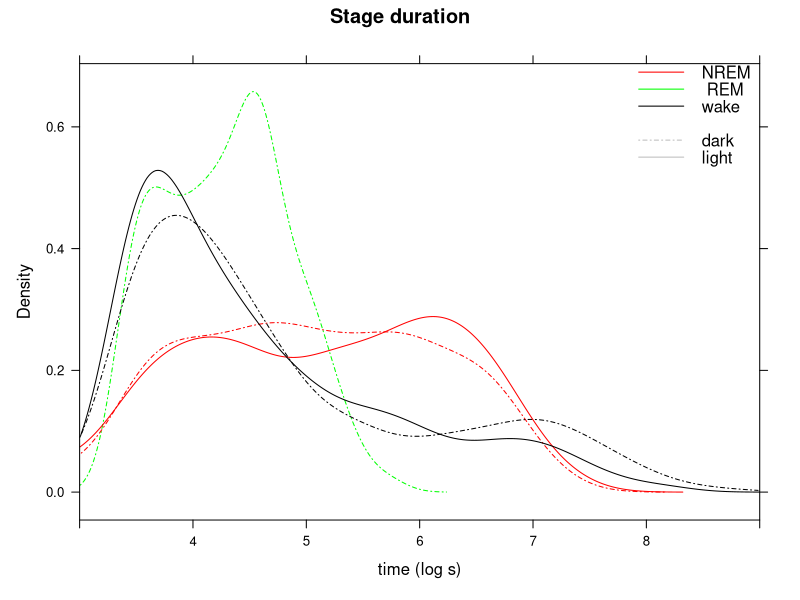
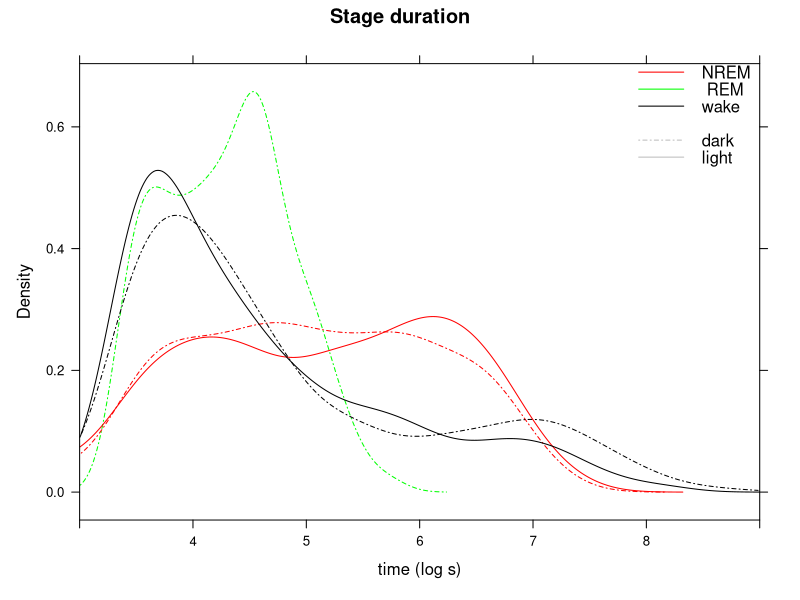

These figures' R source, in order:
library(lattice)
library(latticeExtra)


rr <- read.table('wt_estadios.csv',header=T)
rr <- rr[rr$luz=='LUZ',]

my.settings <- list(
  par.main.text = list(font = 2, # make it bold
                       just = "left", 
                       x = grid::unit(5, "mm")),
  par.sub.text = list(font = 1, 
                      just = "left", 
                      x = grid::unit(5, "mm"))
  )

g1 <- densityplot(log(rr[rr$estadio==2,]$dur) ,type='density',xlim=c(1,9),col='green' )+
      as.layer(densityplot(log(rr[rr$est==1,]$dur) ,type='density',xlim=c(1,9),col='red' ))+
      as.layer(densityplot(log(rr[rr$est==0,]$dur) ,type='density',xlim=c(1,9),col='black'))

rr <- read.table('wt_estadios.csv',header=T)
rr <- rr[rr$luz=='OSCURIDAD',]

g2 <- densityplot(log(rr[rr$est==2,]$dur) ,type='density',xlim=c(3,9),col='green', lty=c(4,6), xlab='time (log s)',
      key=list(corner=c(1,1),lines=list(col=c("red","green","black","white","gray","gray"), lty=c(1,1,1,0,4,1), lwd=1),text=list(c("NREM"," REM", "wake", "","dark","light"))),
      main="Stage duration")+
      as.layer(densityplot(log(rr[rr$est==1,]$dur) ,type='density',xlim=c(3,9),col='red', lty=c(4,6) ))+
      as.layer(densityplot(log(rr[rr$est==0,]$dur) ,type='density',xlim=c(3,9),col='black', lty=c(4,6), xlab='duration (log s)' ))



print(g2+g1)

pdf("densidad_estadios.pdf")
print(g2+g1)
dev.off()
